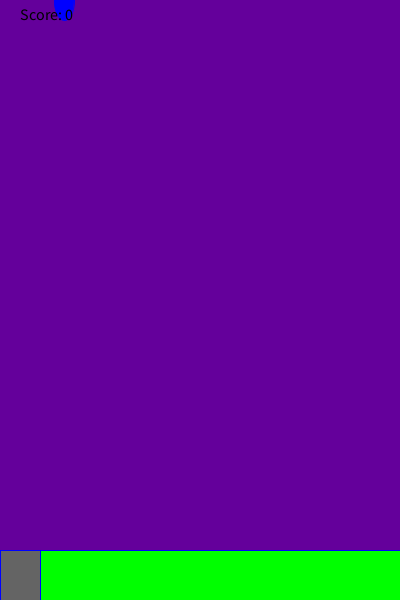
Frame 1 (no input)
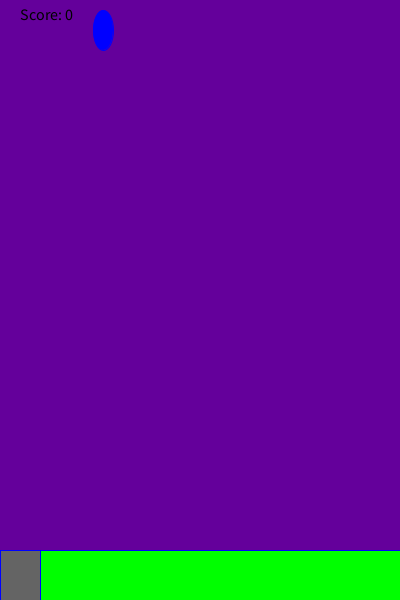
Frame 60 (the mouse pressed at the canvas centre just before this capture)
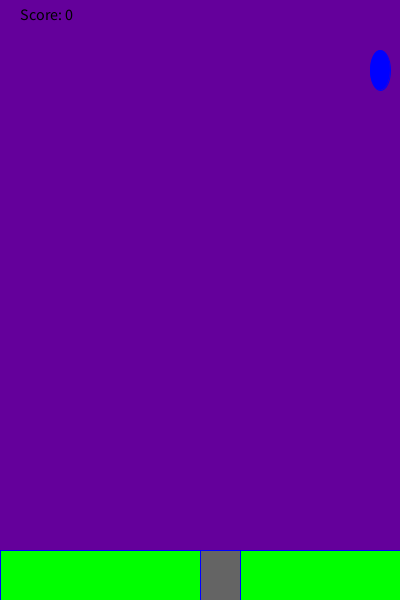
Frame 120 (the mouse held since frame 60 and released just before this capture)

The Processing sketch that drew these frames (run headless with seeded random() and noise(); from frame 60 on, the mouse is pressed at the canvas centre):

// Processing sketch: RainGame
// ── RainGame.pde
int why=0;
int randomNumber = (int) random(width);
int score=0;
void setup(){
  size(400,600);
  
}


void draw(){
  background(100,0,155);
  
  fill(0, 0, 255);
stroke(0, 0, 255);
ellipse(randomNumber, why, 20, 40);
why+=10;

fill(0,255,0);
rect(0,550,400,50);
fill(100,100,100);
rect(mouseX,550,40,50);
if(why>555){
  why=0;
   
   checkCatch(randomNumber);
   randomNumber = (int) random(width);
}
fill(0, 0, 0);
textSize(16);
text("Score: " + score, 20, 20);
}


void checkCatch(int x){
     if (x > mouseX && x < mouseX+40)
          score++;
     else if (score > 0) 
          score--;
     println("Your score is now: " + score); }
